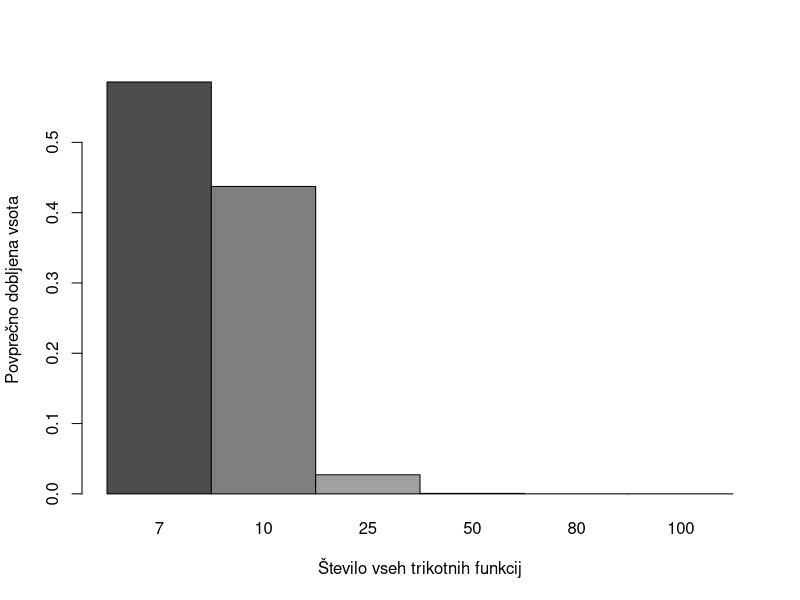
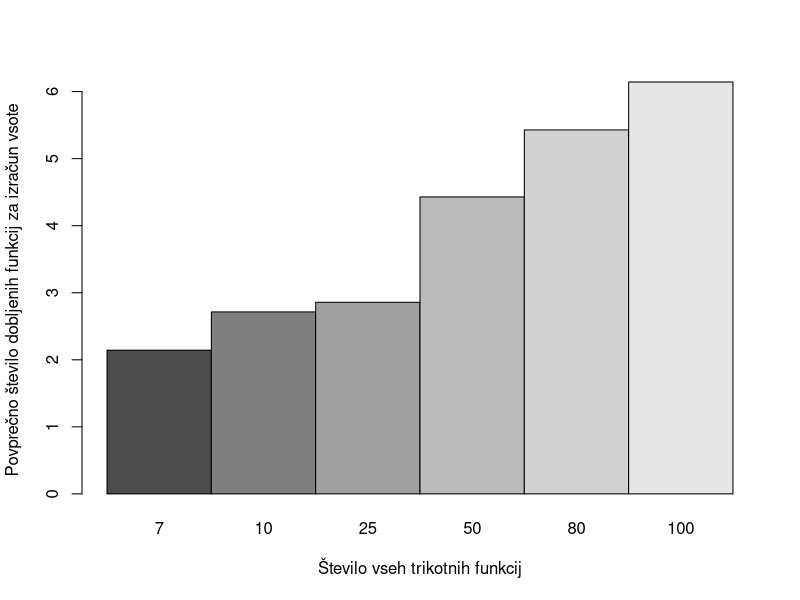

Source code (R) for these figures, in order:
#Program zaženemo 10x pri različnih n=7, 10, 25, 50, 80, 100
#Pogledamo povprečno vrednost M-m pri vsakem n

################################################################################
#n = 7
dobljeno7 = c(0.00,
              2.675717987100903,
              0.06512019398970548,
              0.00,
              0.06512019398970548,
              0.00,
              0.7937875297159351,
              0.5013521574976918,
              0.00,
              0.00)

st_funkcij7 = c(1,1, 1, 1, 3, 1, 2, 1, 3, 1)
################################################################################

################################################################################
#n = 10

dobljeno10 = c(0.25656438841124624,
               0.2686116928628264,
               0.07894868306356972,
               0.00,
               0.5864104980585116,
               2.1534238518157007,
               1.0288398741002402,
               2.006846308013401*10^(-17),
               0.00,
               0.00)

st_funkcij10 = c(1,2, 3, 1, 2, 4, 2, 1, 2, 1)

################################################################################

################################################################################
#n = 25

dobljeno25 = c(0.00,
               0.00,
               0.5653035770576857,
               0.00,
               0.08261625394746719,
               0.00,
               0.00,
               0.00,
               0.031557070499023884,
               0.00)

st_funkcij25 = c(1,2,3,1,4,1,2,1,4,1)
################################################################################

################################################################################
#n = 50

dobljeno50 = c(0.00,
               0.00,
               0.00046247313532754575,
               0.00,
               0.0008221854802883399,
               0.00,
               0.00,
               0.00,
               0.031557070499023884,
               0.000645184060742432)

st_funkcij50 = c(1,1,7,1,5,1,2,3,6,4)
################################################################################

################################################################################
#n = 80

dobljeno80 = c(0.00,
               0.00,
               0.00046247313532754575,
               0.00,
               0.0008221854802883399,
               0.00,
               3.552713678800501*10^(-15),
               0.00,
               2.6645352591003757*10^(-15),
               0.000645184060742432)

st_funkcij80 = c(1,2,7,2,5,1,7,3,6,4)
################################################################################

################################################################################
#n = 100

dobljeno100 = c(0.00,
               0.00,
               0.00,
               0.00,
               0.00,
               0.00,
               0.00,
               0.00,
               0.000456301987371608,
               0.000645184060742432)

st_funkcij100 = c(3,2,7,2,5,1,7,3,6,7)
################################################################################

################################################################################
povprecje7 = sum(dobljeno7)/7
povprecje10 = sum(dobljeno10)/10
povprecje25 = sum(dobljeno25)/25
povprecje50 = sum(dobljeno50)/50
povprecje80 = sum(dobljeno80)/80
povprecje100 = sum(dobljeno100)/100

tabela = data.frame(povprecje7,povprecje10,povprecje25,povprecje50,povprecje80,povprecje100)
group <- c('7','10','25','50','80','100') 
graf2 = barplot(t(as.matrix(tabela)),beside=TRUE, names.arg = group, xlab = "Število vseh trikotnih funkcij", ylab = "Povprečno dobljena vsota")
################################################################################

################################################################################
povprecje7 = sum(st_funkcij7)/7
povprecje10 = sum(st_funkcij10)/7
povprecje25 = sum(st_funkcij25)/7
povprecje50 = sum(st_funkcij50)/7
povprecje80 = sum(st_funkcij80)/7
povprecje100 = sum(st_funkcij100)/7

tabela = data.frame(povprecje7,povprecje10,povprecje25,povprecje50,povprecje80,povprecje100)
group <- c('7','10','25','50','80','100') 
graf3 = barplot(t(as.matrix(tabela)),beside=TRUE, names.arg = group, xlab = "Število vseh trikotnih funkcij", ylab = "Povprečno število dobljenih funkcij za izračun vsote")

